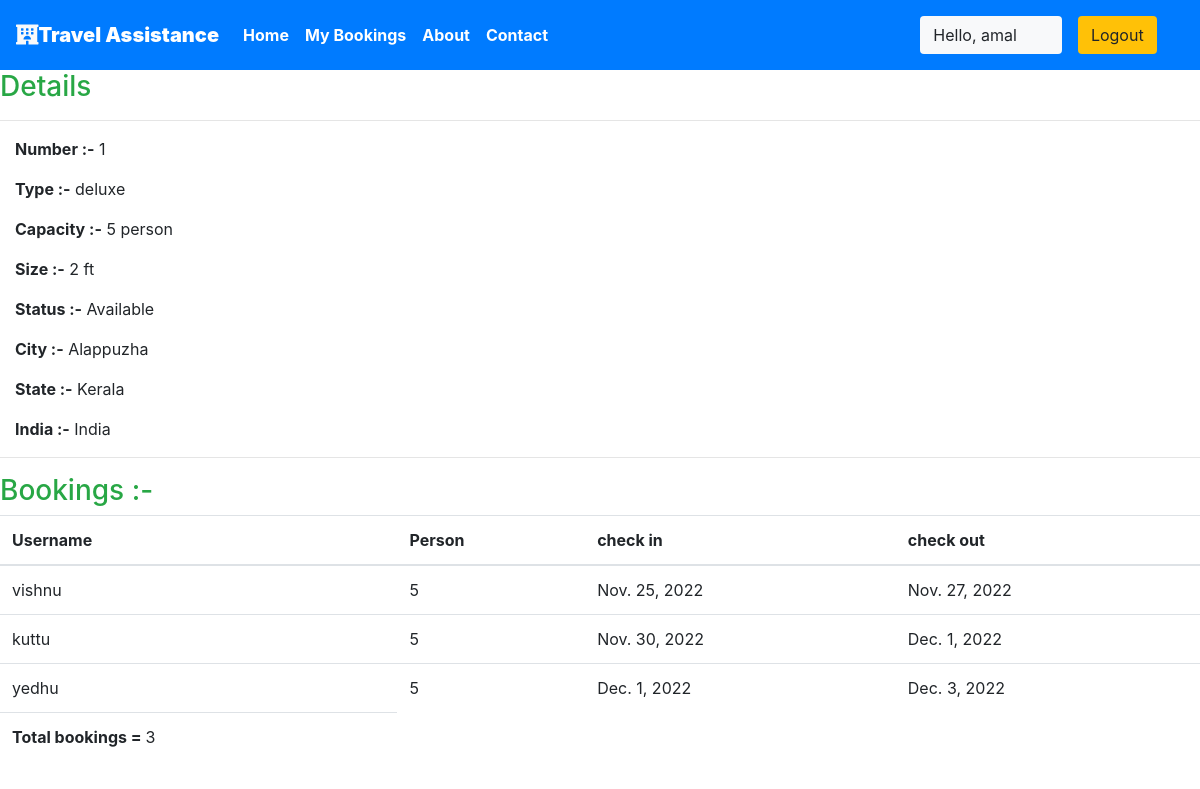
Page /staff/panel/view-room?roomid=11 (signed in) on the earlier database version.
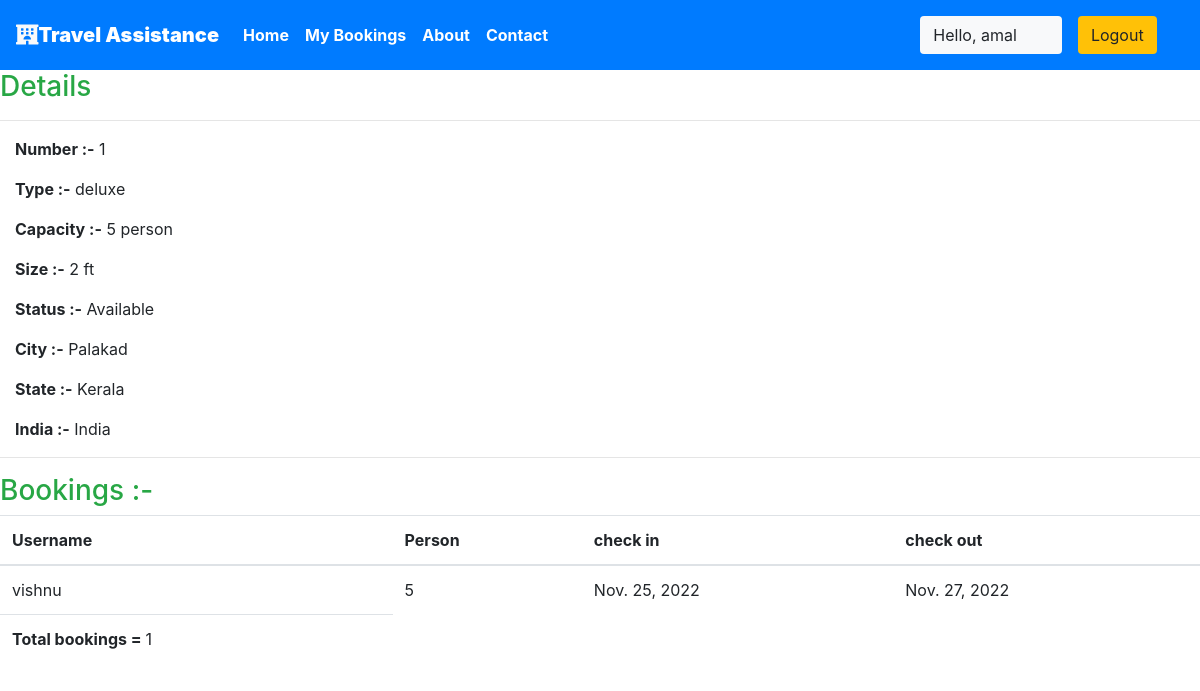
Same page on the later database version.
### krishna/models.py (models this page shows, shortened)
class Rooms(models.Model):
    ROOM_STATUS = (
    ("1", "available"),
    ("2", "not available"),
    )
    ROOM_TYPE = (
    ("1", "premium"),
    ("2", "deluxe"),
    ("3","basic"),
    )
    room_type = models.CharField(max_length=50,choices = ROOM_TYPE)
    capacity = models.IntegerField()
    price = models.IntegerField()
    size = models.IntegerField()
    hotel = models.ForeignKey(Hotels, on_delete = models.CASCADE)
    status = models.CharField(choices =ROOM_STATUS,max_length = 15)
    roomnumber = models.IntegerField()

class Hotels(models.Model):
    name = models.CharField(max_length=30)
    owner = models.CharField(max_length=20)
    location = models.CharField(max_length=50)
    state = models.CharField(max_length=50,default="Kerala")
    country = models.CharField(max_length=50,default="India")

class Reservation(models.Model):
    check_in = models.DateField(auto_now =False)
    check_out = models.DateField()
    room = models.ForeignKey(Rooms, on_delete = models.CASCADE)
    guest = models.ForeignKey(User, on_delete= models.CASCADE)
    booking_id = models.CharField(max_length=100,default="null")

### krishna/views.py (the view)
# urls.py: path('staff/panel/view-room', views.view_room),
@login_required(login_url='/staff')
def view_room(request):
    room_id = request.GET['roomid']
    room = Rooms.objects.all().get(id=room_id)
    reservation = Reservation.objects.all().filter(room=room)
    return HttpResponse(render(request,'staff/viewroom.html',{'room':room,'reservations':reservation}))

### templates/staff/viewroom.html
 {% extends 'basic.html' %} {% block title %}View Room {% endblock title %} {% block body %}
<h3 class="text-success"> Details</h3>
<hr>
<div class="container mx-0 ">
    <p><b>Number :-</b> {{room.roomnumber}}</p>
    <p><b>Type :-</b> {{room.get_room_type_display}}</p>
    <p><b>Capacity :-</b> {{room.capacity}} person</p>
    <p><b>Size :-</b> {{room.size}} ft</p>
    <p><b>Status :-</b> {{room.get_status_display| capfirst}} </p>
    <p><b>City :-</b> {{room.hotel.location| capfirst}} </p>
    <p><b>State :-</b> {{room.hotel.state| capfirst}} </p>
    <p><b>India :-</b> {{room.hotel.country| capfirst}} </p>
</div>
<hr> {% if reservations %}
<h3 class="text-success">Bookings :-</h3>
<table class="table">
    <thead>
        <th>Username</th>
        <th>Person</th>
        <th>check in</th>
        <th>check out</th>
    </thead>
    {% for each_detail in reservations %}
    <tr>
        <td>{{each_detail.guest.username}}</td>
        <td>{{each_detail.room.capacity}}</td>
        <td>{{each_detail.check_in}}</td>
        <td>{{each_detail.check_out}}</td>
    </tr>
    {% endfor %}
    <tr>
        <td><b>Total bookings = </b>{{reservations | length}}</td>
    </tr>
</table>
{% else %}
<p>No details found</p>
{% endif %} {% endblock body %}

Differences in the rows shown:
removed Reservation: guest.username "kuttu", room.capacity "5", check_in "Nov. 30, 2022", check_out "Dec. 1, 2022"
removed Reservation: guest.username "yedhu", room.capacity "5", check_in "Dec. 1, 2022", check_out "Dec. 3, 2022"
changed through a linked row, Rooms "deluxe": hotel.location "Alappuzha" → "Palakad"
Other differences:
{{ reservations | length }}: "3" → "1"
